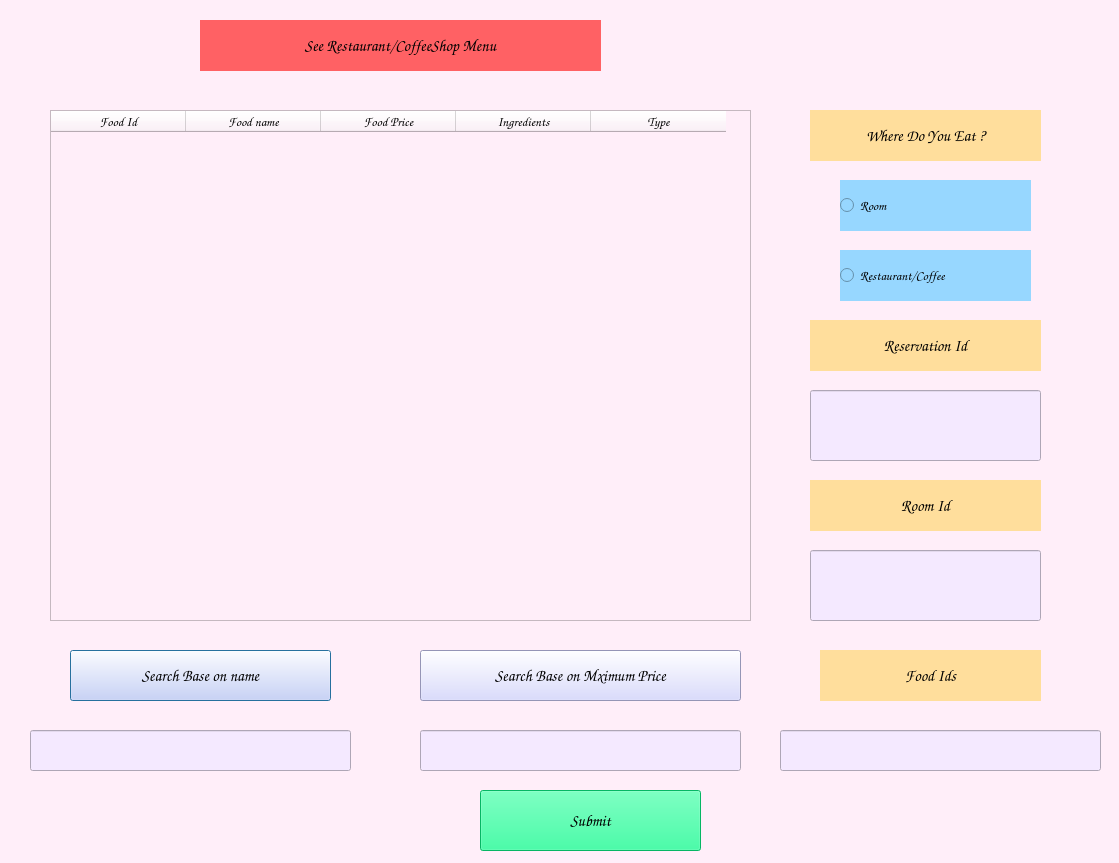
<?xml version="1.0" encoding="UTF-8"?>
<ui version="4.0">
 <class>See_Rest_Menu_window</class>
 <widget class="QDialog" name="See_Rest_Menu_window">
  <property name="geometry">
   <rect>
    <x>0</x>
    <y>0</y>
    <width>1119</width>
    <height>863</height>
   </rect>
  </property>
  <property name="cursor">
   <cursorShape>ClosedHandCursor</cursorShape>
  </property>
  <property name="windowTitle">
   <string>Food Order</string>
  </property>
  <property name="styleSheet">
   <string notr="true">background-color: rgb(255, 238, 249);</string>
  </property>
  <widget class="QLabel" name="See_Rest_Menu_L">
   <property name="geometry">
    <rect>
     <x>200</x>
     <y>20</y>
     <width>401</width>
     <height>51</height>
    </rect>
   </property>
   <property name="font">
    <font>
     <family>Comic Sans MS</family>
     <pointsize>12</pointsize>
     <weight>75</weight>
     <bold>true</bold>
    </font>
   </property>
   <property name="cursor">
    <cursorShape>ClosedHandCursor</cursorShape>
   </property>
   <property name="styleSheet">
    <string notr="true">background-color: rgb(255, 97, 100);</string>
   </property>
   <property name="text">
    <string>See Restaurant/CoffeeShop Menu</string>
   </property>
   <property name="alignment">
    <set>Qt::AlignCenter</set>
   </property>
   <property name="margin">
    <number>1</number>
   </property>
  </widget>
  <widget class="QTableWidget" name="See_Rest_Menu_TableWidget">
   <property name="geometry">
    <rect>
     <x>50</x>
     <y>110</y>
     <width>701</width>
     <height>511</height>
    </rect>
   </property>
   <property name="cursor" stdset="0">
    <cursorShape>PointingHandCursor</cursorShape>
   </property>
   <attribute name="horizontalHeaderDefaultSectionSize">
    <number>135</number>
   </attribute>
   <column>
    <property name="text">
     <string>Food Id</string>
    </property>
    <property name="font">
     <font>
      <family>Comic Sans MS</family>
      <pointsize>10</pointsize>
      <weight>75</weight>
      <bold>true</bold>
     </font>
    </property>
    <property name="textAlignment">
     <set>AlignCenter</set>
    </property>
    <property name="background">
     <color>
      <red>120</red>
      <green>105</green>
      <blue>110</blue>
     </color>
    </property>
    <property name="foreground">
     <brush brushstyle="SolidPattern">
      <color alpha="255">
       <red>0</red>
       <green>0</green>
       <blue>0</blue>
      </color>
     </brush>
    </property>
   </column>
   <column>
    <property name="text">
     <string>Food name</string>
    </property>
    <property name="font">
     <font>
      <family>Comic Sans MS</family>
      <pointsize>10</pointsize>
      <weight>75</weight>
      <bold>true</bold>
     </font>
    </property>
    <property name="textAlignment">
     <set>AlignCenter</set>
    </property>
   </column>
   <column>
    <property name="text">
     <string>Food Price</string>
    </property>
    <property name="font">
     <font>
      <family>Comic Sans MS</family>
      <pointsize>10</pointsize>
      <weight>75</weight>
      <bold>true</bold>
     </font>
    </property>
   </column>
   <column>
    <property name="text">
     <string>Ingredients</string>
    </property>
    <property name="font">
     <font>
      <family>Comic Sans MS</family>
      <pointsize>10</pointsize>
      <weight>75</weight>
      <bold>true</bold>
     </font>
    </property>
    <property name="textAlignment">
     <set>AlignCenter</set>
    </property>
   </column>
   <column>
    <property name="text">
     <string>Type</string>
    </property>
    <property name="font">
     <font>
      <family>Comic Sans MS</family>
      <pointsize>10</pointsize>
      <weight>75</weight>
      <bold>true</bold>
     </font>
    </property>
   </column>
  </widget>
  <widget class="QLineEdit" name="See_Rest_Menu_Enter_Food_LE">
   <property name="geometry">
    <rect>
     <x>30</x>
     <y>730</y>
     <width>321</width>
     <height>41</height>
    </rect>
   </property>
   <property name="font">
    <font>
     <family>Comic Sans MS</family>
     <pointsize>12</pointsize>
     <weight>75</weight>
     <bold>true</bold>
    </font>
   </property>
   <property name="cursor">
    <cursorShape>PointingHandCursor</cursorShape>
   </property>
   <property name="styleSheet">
    <string notr="true">background-color: rgb(244, 233, 255);</string>
   </property>
  </widget>
  <widget class="QPushButton" name="See_Rest_Menu_Search_PB">
   <property name="geometry">
    <rect>
     <x>70</x>
     <y>650</y>
     <width>261</width>
     <height>51</height>
    </rect>
   </property>
   <property name="font">
    <font>
     <family>Comic Sans MS</family>
     <pointsize>12</pointsize>
     <weight>75</weight>
     <bold>true</bold>
    </font>
   </property>
   <property name="cursor">
    <cursorShape>PointingHandCursor</cursorShape>
   </property>
   <property name="styleSheet">
    <string notr="true">background-color: rgb(208, 209, 255);</string>
   </property>
   <property name="text">
    <string>Search Base on name</string>
   </property>
  </widget>
  <widget class="QRadioButton" name="See_Rest_Menu_Room_RB">
   <property name="geometry">
    <rect>
     <x>840</x>
     <y>180</y>
     <width>191</width>
     <height>51</height>
    </rect>
   </property>
   <property name="font">
    <font>
     <family>Comic Sans MS</family>
     <pointsize>10</pointsize>
     <weight>75</weight>
     <bold>true</bold>
    </font>
   </property>
   <property name="cursor">
    <cursorShape>PointingHandCursor</cursorShape>
   </property>
   <property name="styleSheet">
    <string notr="true">background-color: rgb(151, 215, 255);</string>
   </property>
   <property name="text">
    <string>Room</string>
   </property>
  </widget>
  <widget class="QRadioButton" name="See_Rest_Menu_Rest_RB">
   <property name="geometry">
    <rect>
     <x>840</x>
     <y>250</y>
     <width>191</width>
     <height>51</height>
    </rect>
   </property>
   <property name="font">
    <font>
     <family>Comic Sans MS</family>
     <pointsize>10</pointsize>
     <weight>75</weight>
     <bold>true</bold>
    </font>
   </property>
   <property name="cursor">
    <cursorShape>PointingHandCursor</cursorShape>
   </property>
   <property name="styleSheet">
    <string notr="true">background-color: rgb(151, 215, 255);</string>
   </property>
   <property name="text">
    <string>Restaurant/Coffee</string>
   </property>
  </widget>
  <widget class="QLabel" name="See_Rest_Menu_where_L">
   <property name="geometry">
    <rect>
     <x>810</x>
     <y>110</y>
     <width>231</width>
     <height>51</height>
    </rect>
   </property>
   <property name="font">
    <font>
     <family>Comic Sans MS</family>
     <pointsize>12</pointsize>
     <weight>75</weight>
     <bold>true</bold>
    </font>
   </property>
   <property name="cursor">
    <cursorShape>ClosedHandCursor</cursorShape>
   </property>
   <property name="styleSheet">
    <string notr="true">background-color: rgb(255, 222, 156);</string>
   </property>
   <property name="text">
    <string>Where Do You Eat ?</string>
   </property>
   <property name="alignment">
    <set>Qt::AlignCenter</set>
   </property>
   <property name="margin">
    <number>1</number>
   </property>
  </widget>
  <widget class="QLabel" name="See_Rest_Menu_Reservation_Id_L">
   <property name="geometry">
    <rect>
     <x>810</x>
     <y>320</y>
     <width>231</width>
     <height>51</height>
    </rect>
   </property>
   <property name="font">
    <font>
     <family>Comic Sans MS</family>
     <pointsize>12</pointsize>
     <weight>75</weight>
     <bold>true</bold>
    </font>
   </property>
   <property name="cursor">
    <cursorShape>ClosedHandCursor</cursorShape>
   </property>
   <property name="styleSheet">
    <string notr="true">background-color: rgb(255, 222, 156);</string>
   </property>
   <property name="text">
    <string>Reservation Id</string>
   </property>
   <property name="alignment">
    <set>Qt::AlignCenter</set>
   </property>
   <property name="margin">
    <number>1</number>
   </property>
  </widget>
  <widget class="QLabel" name="See_Rest_Menu_Room_id_L">
   <property name="geometry">
    <rect>
     <x>810</x>
     <y>480</y>
     <width>231</width>
     <height>51</height>
    </rect>
   </property>
   <property name="font">
    <font>
     <family>Comic Sans MS</family>
     <pointsize>12</pointsize>
     <weight>75</weight>
     <bold>true</bold>
    </font>
   </property>
   <property name="cursor">
    <cursorShape>ClosedHandCursor</cursorShape>
   </property>
   <property name="styleSheet">
    <string notr="true">background-color: rgb(255, 222, 156);</string>
   </property>
   <property name="text">
    <string>Room Id</string>
   </property>
   <property name="alignment">
    <set>Qt::AlignCenter</set>
   </property>
   <property name="margin">
    <number>1</number>
   </property>
  </widget>
  <widget class="QLineEdit" name="See_Rest_Menu_Reservation_Id_LE">
   <property name="geometry">
    <rect>
     <x>810</x>
     <y>390</y>
     <width>231</width>
     <height>71</height>
    </rect>
   </property>
   <property name="font">
    <font>
     <family>Comic Sans MS</family>
     <pointsize>12</pointsize>
     <weight>75</weight>
     <bold>true</bold>
    </font>
   </property>
   <property name="cursor">
    <cursorShape>PointingHandCursor</cursorShape>
   </property>
   <property name="styleSheet">
    <string notr="true">background-color: rgb(244, 233, 255);</string>
   </property>
  </widget>
  <widget class="QLineEdit" name="See_Rest_Menu_Room_Id_LE">
   <property name="geometry">
    <rect>
     <x>810</x>
     <y>550</y>
     <width>231</width>
     <height>71</height>
    </rect>
   </property>
   <property name="font">
    <font>
     <family>Comic Sans MS</family>
     <pointsize>12</pointsize>
     <weight>75</weight>
     <bold>true</bold>
    </font>
   </property>
   <property name="cursor">
    <cursorShape>PointingHandCursor</cursorShape>
   </property>
   <property name="styleSheet">
    <string notr="true">background-color: rgb(244, 233, 255);</string>
   </property>
  </widget>
  <widget class="QPushButton" name="See_Rest_Menu_Submit_PB">
   <property name="geometry">
    <rect>
     <x>480</x>
     <y>790</y>
     <width>221</width>
     <height>61</height>
    </rect>
   </property>
   <property name="font">
    <font>
     <family>Comic Sans MS</family>
     <pointsize>12</pointsize>
     <weight>75</weight>
     <bold>true</bold>
    </font>
   </property>
   <property name="cursor">
    <cursorShape>PointingHandCursor</cursorShape>
   </property>
   <property name="styleSheet">
    <string notr="true">background-color: rgb(8, 255, 140);</string>
   </property>
   <property name="text">
    <string>Submit</string>
   </property>
  </widget>
  <widget class="QPushButton" name="See_Rest_Menu_Search_Price_PB">
   <property name="geometry">
    <rect>
     <x>420</x>
     <y>650</y>
     <width>321</width>
     <height>51</height>
    </rect>
   </property>
   <property name="font">
    <font>
     <family>Comic Sans MS</family>
     <pointsize>12</pointsize>
     <weight>75</weight>
     <bold>true</bold>
    </font>
   </property>
   <property name="cursor">
    <cursorShape>PointingHandCursor</cursorShape>
   </property>
   <property name="styleSheet">
    <string notr="true">background-color: rgb(208, 209, 255);</string>
   </property>
   <property name="text">
    <string>Search Base on Mximum Price</string>
   </property>
  </widget>
  <widget class="QLineEdit" name="See_Rest_Menu_Enter_Price_LE">
   <property name="geometry">
    <rect>
     <x>420</x>
     <y>730</y>
     <width>321</width>
     <height>41</height>
    </rect>
   </property>
   <property name="font">
    <font>
     <family>Comic Sans MS</family>
     <pointsize>12</pointsize>
     <weight>75</weight>
     <bold>true</bold>
    </font>
   </property>
   <property name="cursor">
    <cursorShape>PointingHandCursor</cursorShape>
   </property>
   <property name="styleSheet">
    <string notr="true">background-color: rgb(244, 233, 255);</string>
   </property>
  </widget>
  <widget class="QLineEdit" name="See_Rest_Menu_Food_Ids_LE">
   <property name="geometry">
    <rect>
     <x>780</x>
     <y>730</y>
     <width>321</width>
     <height>41</height>
    </rect>
   </property>
   <property name="font">
    <font>
     <family>Comic Sans MS</family>
     <pointsize>12</pointsize>
     <weight>75</weight>
     <bold>true</bold>
    </font>
   </property>
   <property name="cursor">
    <cursorShape>PointingHandCursor</cursorShape>
   </property>
   <property name="styleSheet">
    <string notr="true">background-color: rgb(244, 233, 255);</string>
   </property>
  </widget>
  <widget class="QLabel" name="See_Rest_Menu_Food_Ids_L">
   <property name="geometry">
    <rect>
     <x>820</x>
     <y>650</y>
     <width>221</width>
     <height>51</height>
    </rect>
   </property>
   <property name="font">
    <font>
     <family>Comic Sans MS</family>
     <pointsize>12</pointsize>
     <weight>75</weight>
     <bold>true</bold>
    </font>
   </property>
   <property name="cursor">
    <cursorShape>ClosedHandCursor</cursorShape>
   </property>
   <property name="styleSheet">
    <string notr="true">background-color: rgb(255, 222, 156);</string>
   </property>
   <property name="text">
    <string>Food Ids</string>
   </property>
   <property name="alignment">
    <set>Qt::AlignCenter</set>
   </property>
   <property name="margin">
    <number>1</number>
   </property>
  </widget>
 </widget>
 <resources/>
 <connections/>
</ui>
